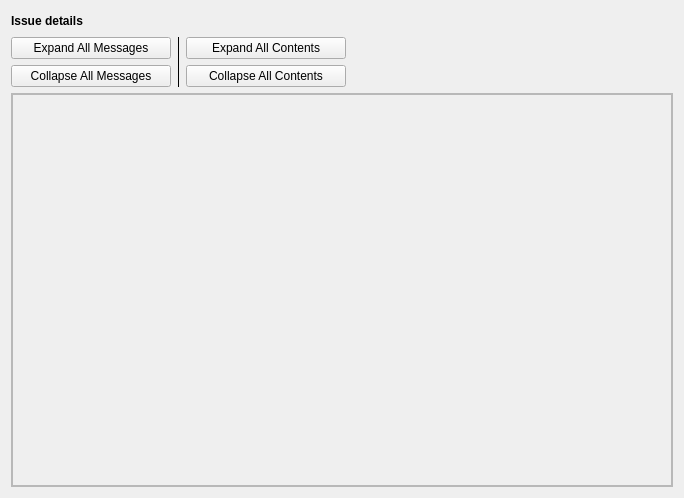
<?xml version="1.0" encoding="UTF-8"?>
<ui version="4.0">
 <class>TopicDetails</class>
 <widget class="QWidget" name="TopicDetails">
  <property name="geometry">
   <rect>
    <x>0</x>
    <y>0</y>
    <width>684</width>
    <height>498</height>
   </rect>
  </property>
  <property name="sizePolicy">
   <sizepolicy hsizetype="Preferred" vsizetype="MinimumExpanding">
    <horstretch>0</horstretch>
    <verstretch>0</verstretch>
   </sizepolicy>
  </property>
  <property name="minimumSize">
   <size>
    <width>660</width>
    <height>0</height>
   </size>
  </property>
  <property name="windowTitle">
   <string>Form</string>
  </property>
  <layout class="QGridLayout" name="gridLayout_4">
   <item row="0" column="0">
    <layout class="QHBoxLayout" name="horizontalLayout">
     <property name="spacing">
      <number>0</number>
     </property>
     <property name="leftMargin">
      <number>0</number>
     </property>
     <item>
      <widget class="QLabel" name="label">
       <property name="sizePolicy">
        <sizepolicy hsizetype="Preferred" vsizetype="Minimum">
         <horstretch>0</horstretch>
         <verstretch>0</verstretch>
        </sizepolicy>
       </property>
       <property name="minimumSize">
        <size>
         <width>0</width>
         <height>20</height>
        </size>
       </property>
       <property name="font">
        <font>
         <weight>75</weight>
         <bold>true</bold>
        </font>
       </property>
       <property name="text">
        <string>Issue details</string>
       </property>
      </widget>
     </item>
     <item>
      <spacer name="horizontalSpacer">
       <property name="orientation">
        <enum>Qt::Horizontal</enum>
       </property>
       <property name="sizeHint" stdset="0">
        <size>
         <width>40</width>
         <height>20</height>
        </size>
       </property>
      </spacer>
     </item>
    </layout>
   </item>
   <item row="1" column="0">
    <layout class="QGridLayout" name="gridLayout_3">
     <item row="0" column="0">
      <widget class="QPushButton" name="button_expandSummaries">
       <property name="minimumSize">
        <size>
         <width>160</width>
         <height>22</height>
        </size>
       </property>
       <property name="maximumSize">
        <size>
         <width>160</width>
         <height>22</height>
        </size>
       </property>
       <property name="text">
        <string>Expand All Messages</string>
       </property>
      </widget>
     </item>
     <item row="1" column="2">
      <widget class="QPushButton" name="button_collapseContents">
       <property name="minimumSize">
        <size>
         <width>160</width>
         <height>22</height>
        </size>
       </property>
       <property name="maximumSize">
        <size>
         <width>160</width>
         <height>22</height>
        </size>
       </property>
       <property name="text">
        <string>Collapse All Contents</string>
       </property>
      </widget>
     </item>
     <item row="0" column="2">
      <widget class="QPushButton" name="button_expandContents">
       <property name="minimumSize">
        <size>
         <width>160</width>
         <height>22</height>
        </size>
       </property>
       <property name="maximumSize">
        <size>
         <width>160</width>
         <height>22</height>
        </size>
       </property>
       <property name="text">
        <string>Expand All Contents</string>
       </property>
      </widget>
     </item>
     <item row="0" column="3">
      <spacer name="horizontalSpacer_2">
       <property name="orientation">
        <enum>Qt::Horizontal</enum>
       </property>
       <property name="sizeHint" stdset="0">
        <size>
         <width>40</width>
         <height>20</height>
        </size>
       </property>
      </spacer>
     </item>
     <item row="1" column="0">
      <widget class="QPushButton" name="button_collapseSummaries">
       <property name="minimumSize">
        <size>
         <width>160</width>
         <height>22</height>
        </size>
       </property>
       <property name="maximumSize">
        <size>
         <width>160</width>
         <height>22</height>
        </size>
       </property>
       <property name="text">
        <string>Collapse All Messages</string>
       </property>
      </widget>
     </item>
     <item row="1" column="3">
      <spacer name="horizontalSpacer_3">
       <property name="orientation">
        <enum>Qt::Horizontal</enum>
       </property>
       <property name="sizeHint" stdset="0">
        <size>
         <width>40</width>
         <height>20</height>
        </size>
       </property>
      </spacer>
     </item>
     <item row="0" column="1" rowspan="2">
      <widget class="Line" name="line">
       <property name="styleSheet">
        <string notr="true"/>
       </property>
       <property name="frameShadow">
        <enum>QFrame::Plain</enum>
       </property>
       <property name="orientation">
        <enum>Qt::Vertical</enum>
       </property>
      </widget>
     </item>
    </layout>
   </item>
   <item row="2" column="0">
    <widget class="QScrollArea" name="scrollArea">
     <property name="widgetResizable">
      <bool>true</bool>
     </property>
     <widget class="QWidget" name="scrollAreaWidgetContents">
      <property name="geometry">
       <rect>
        <x>0</x>
        <y>0</y>
        <width>664</width>
        <height>392</height>
       </rect>
      </property>
      <layout class="QGridLayout" name="gridLayout_2">
       <property name="leftMargin">
        <number>0</number>
       </property>
       <property name="topMargin">
        <number>0</number>
       </property>
       <property name="rightMargin">
        <number>0</number>
       </property>
       <property name="bottomMargin">
        <number>0</number>
       </property>
       <property name="spacing">
        <number>0</number>
       </property>
       <item row="0" column="0">
        <widget class="QFrame" name="frame">
         <property name="frameShape">
          <enum>QFrame::StyledPanel</enum>
         </property>
         <property name="frameShadow">
          <enum>QFrame::Raised</enum>
         </property>
         <layout class="QGridLayout" name="gridLayout">
          <property name="leftMargin">
           <number>0</number>
          </property>
          <property name="topMargin">
           <number>0</number>
          </property>
          <property name="rightMargin">
           <number>0</number>
          </property>
          <property name="bottomMargin">
           <number>0</number>
          </property>
          <property name="horizontalSpacing">
           <number>0</number>
          </property>
          <property name="verticalSpacing">
           <number>4</number>
          </property>
          <item row="0" column="0">
           <layout class="QVBoxLayout" name="layout_details">
            <property name="spacing">
             <number>0</number>
            </property>
           </layout>
          </item>
          <item row="1" column="0">
           <spacer name="verticalSpacer">
            <property name="orientation">
             <enum>Qt::Vertical</enum>
            </property>
            <property name="sizeHint" stdset="0">
             <size>
              <width>20</width>
              <height>379</height>
             </size>
            </property>
           </spacer>
          </item>
         </layout>
        </widget>
       </item>
      </layout>
     </widget>
    </widget>
   </item>
  </layout>
 </widget>
 <resources/>
 <connections/>
</ui>
